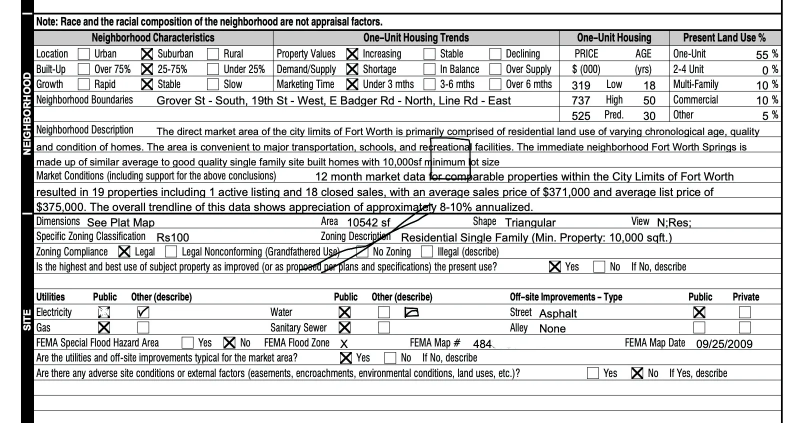
#> input picture 0-input.webp, 1586 x 846 px (shown at 1/2 size)
$ python main.py --input ../../0-input.webp
#> lines starting #> are read from the running program, lines starting #| are printed output that depends on the picture; after the words box and inside, x2 and y2 are one past the last pixel; in counts of white or black regions, pixels touching at a corner belong together
#> in process_image, image is the input picture: shape (846, 1586, 3); mean B, G, R 215.9, 215.9, 215.6
import argparse
import logging
from pathlib import Path

import cv2
from cv2.typing import MatLike

print(
    "Starting checkbox detection process. First run might take longer while loading libraries..."
)

logger = logging.getLogger("checkbox-detection")
logger.setLevel(logging.INFO)

# TODO: used console for development, but should be replaced with a file handler or a logging service
# for production use
log_handler = logging.StreamHandler()
log_handler.setLevel(logging.INFO)

formatter = logging.Formatter("%(asctime)s - %(name)s - %(levelname)s - %(message)s")
log_handler.setFormatter(formatter)
logger.addHandler(log_handler)

# Only used as sanity check, left here for reference.
HUMAN_EYE_RESULTS = {
    "checkbox_count": 42,
    "checked": 16,
    "unchecked": 26,
}

RED = (0, 0, 255)
GREEN = (0, 255, 0)


def convert_to_grayscale(image: MatLike, debug_mode: bool = False) -> MatLike:
    """Convert to grayscale with enhanced line detection"""
#> called with debug_mode = False
    logger.debug("Starting grayscale conversion")

    # Convert to grayscale
    gray = cv2.cvtColor(image, cv2.COLOR_BGR2GRAY)
    logger.debug("Image converted to grayscale")

    # Apply unsharp masking for sharpening
    gaussian = cv2.GaussianBlur(gray, (5, 5), 1.5)
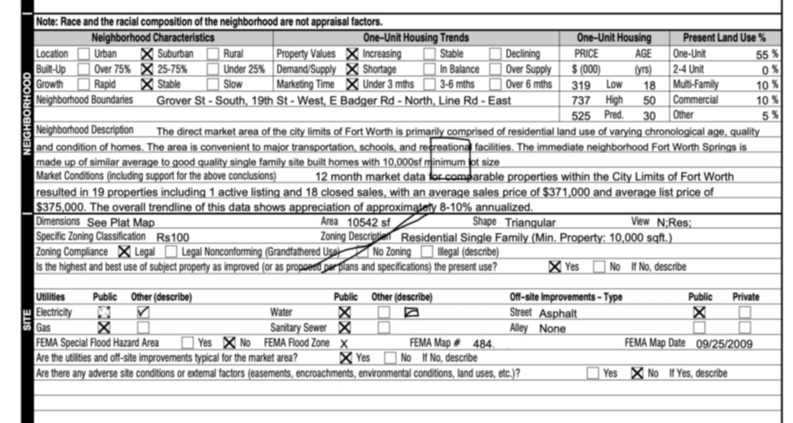
#> gaussian: shape (846, 1586) (shown at 1/2 size); min 0, max 255, mean 215.8
    sharpened = cv2.addWeighted(gray, 2.2, gaussian, -1.2, 0)
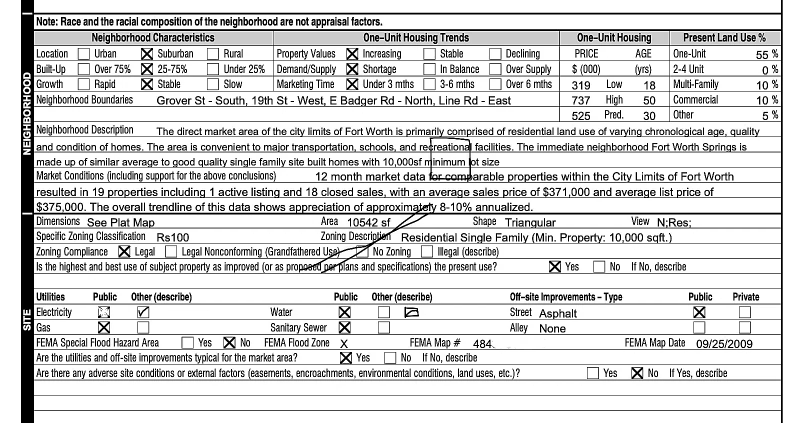
#> sharpened: shape (846, 1586) (shown at 1/2 size); min 0, max 255, mean 213.8
    logger.debug("Applied unsharp masking")

    # Optimized adaptive threshold parameters
    thresh = cv2.adaptiveThreshold(
        sharpened,
        255,
        cv2.ADAPTIVE_THRESH_GAUSSIAN_C,
        cv2.THRESH_BINARY_INV,
        13,  # Optimal block size
        3,  # Optimal C value
    )
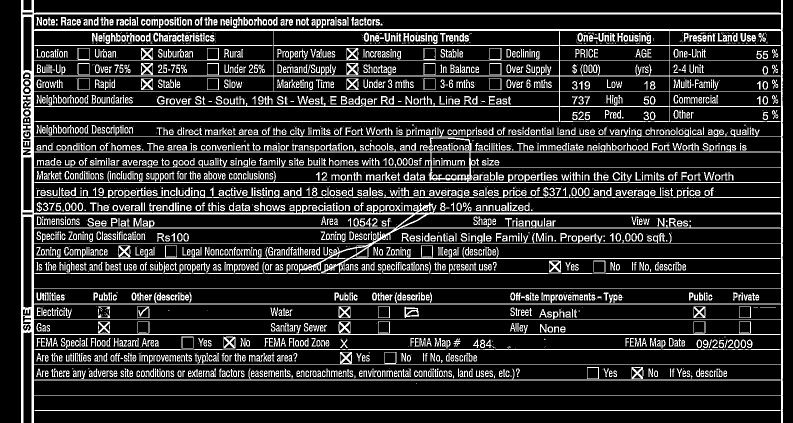
#> thresh: shape (846, 1586) (shown at 1/2 size); 16.5% white in thin lines or dots
    logger.debug("Applied adaptive threshold")

    if debug_mode:
        cv2.imwrite("1a-sharpened.png", sharpened)
        cv2.imwrite("1b-adaptive-thresh.png", thresh)
        logger.debug("Saved debug images for grayscale conversion")

    return thresh


def calculate_overlap(box1, box2):
    """Calculate IoU (Intersection over Union) of two boxes"""
    x1, y1, w1, h1 = box1
    x2, y2, w2, h2 = box2

    # Calculate intersection
    x_left = max(x1, x2)
    y_top = max(y1, y2)
    x_right = min(x1 + w1, x2 + w2)
    y_bottom = min(y1 + h1, y2 + h2)

    if x_right < x_left or y_bottom < y_top:
        return 0.0

    intersection = (x_right - x_left) * (y_bottom - y_top)
    box1_area = w1 * h1
    box2_area = w2 * h2

    return intersection / float(box1_area + box2_area - intersection)


def detect_checkbox_contours(thresh: MatLike, debug_mode: bool = False) -> list:
    """Detect potential checkbox contours from thresholded image"""
#> called with debug_mode = False
    logger.info("Starting checkbox contour detection")

    if debug_mode:
        cv2.imwrite("2a-thresh-input.png", thresh)

    # Find contours using TREE mode
    contours, _ = cv2.findContours(
        thresh.copy(), cv2.RETR_TREE, cv2.CHAIN_APPROX_SIMPLE
    )
#> contours = 3575 contours, 1338 with area under 20; largest, box (x1, y1, x2, y2) and area: (42, 0, 1566, 846) 1210170, (67, 273, 1563, 335) 65570, (67, 28, 1563, 60) 44853, (67, 577, 1563, 609) 44851, (67, 790, 1563, 821) 44848
    logger.debug(f"Found {len(contours)} initial contours")

    # Store candidates with their properties
    candidates = []
    for contour in contours:
        peri = cv2.arcLength(contour, True)
        approx = cv2.approxPolyDP(contour, 0.04 * peri, True)

        if len(approx) == 4:
            x, y, w, h = cv2.boundingRect(approx)
            aspect_ratio = w / float(h)
            area = cv2.contourArea(contour)

            if 0.8 <= aspect_ratio <= 1.2 and 100 <= area <= 2500:
                candidates.append(
                    {
                        "contour": contour,
                        "box": (x, y, w, h),
                        "aspect_ratio": abs(1 - aspect_ratio),
                        "area": area,
                    }
                )
                logger.debug(f"Found candidate: AR={aspect_ratio:.2f}, Area={area}")
#> this loop made 3575 passes
#> (peri, approx, x, y, w, h, aspect_ratio, area) on passes 1, 60: (5278.4, [[42, 0], [42, 845], [1565, 845], [1565, 0]], 42, 0, 1524, 846, 1.8, 1210170), (50.14, [[736, 741], [740, 753], [743, 741], [739, 750]], 736, 741, 8, 13, 0.615, 25)
#> (peri, x, y, w, h, aspect_ratio, area) on passes 125, 154, 155, 182, 192, 196: (48.97, 195, 741, 8, 13, 0.615, 23), (57.21, 1353, 737, 11, 17, 0.647, 32.5), (41.9, 1343, 737, 6, 17, 0.353, 21.5), (54.38, 72, 737, 11, 17, 0.647, 58.5), (90.83, 1263, 734, 23, 24, 0.958, 518), (43.21, 1266, 734, 17, 10, 1.7, 78.5)
#> after the loop, candidates = 64 items

    logger.info(f"Found {len(candidates)} potential candidates")

    # Remove overlapping boxes
    final_candidates = []
    while candidates:
        best = candidates.pop(0)

        # Remove any remaining candidates that overlap significantly with best
        candidates = [
            c for c in candidates if calculate_overlap(best["box"], c["box"]) < 0.3
        ]

        final_candidates.append(best)
#> this loop made 40 passes

    # Debug visualization
    if debug_mode:
        debug_filtered = cv2.cvtColor(thresh.copy(), cv2.COLOR_GRAY2BGR)
        for idx, candidate in enumerate(final_candidates):
            contour = candidate["contour"]
            x, y, w, h = candidate["box"]
            cv2.drawContours(debug_filtered, [contour], -1, (0, 255, 0), 2)
            cv2.putText(
                debug_filtered,
                f"#{idx}",
                (x, y - 5),
                cv2.FONT_HERSHEY_SIMPLEX,
                0.5,
                (0, 255, 0),
                1,
            )
        cv2.imwrite("2b-contours-filtered.png", debug_filtered)
        logger.info(f"Found {len(final_candidates)} unique checkboxes")

    return [c["contour"] for c in final_candidates]


def categorize_checkboxes(
    image: MatLike, contours: list, debug_mode: bool = False
) -> dict:
    """Categorize checkboxes as checked or unchecked based on internal pixel density"""
#> called with debug_mode = False
    logger.info("Starting checkbox categorization")

    # Convert to grayscale for analysis
    gray = cv2.cvtColor(image, cv2.COLOR_BGR2GRAY)
    results = {"checked": [], "unchecked": []}

    if debug_mode:
        debug_img = image.copy()

    for idx, contour in enumerate(contours):
        # Get bounding box
        x, y, w, h = cv2.boundingRect(contour)

        # Extract ROI (Region of Interest)
        roi = gray[y : y + h, x : x + w]

        # Calculate fill density
        total_pixels = roi.shape[0] * roi.shape[1]
        dark_pixels = total_pixels - cv2.countNonZero(roi)
        fill_ratio = dark_pixels / total_pixels

        # Classify based on fill ratio
        if fill_ratio > 0.025:
            results["checked"].append(contour)
            color = RED
            logger.debug(
                f"Checkbox #{idx} classified as checked (fill ratio: {fill_ratio:.3f})"
            )
        else:
            results["unchecked"].append(contour)
            color = GREEN
            logger.debug(
                f"Checkbox #{idx} classified as unchecked (fill ratio: {fill_ratio:.3f})"
            )

        if debug_mode:
            cv2.drawContours(debug_img, [contour], -1, color, 2)
            cv2.putText(
                debug_img,
                f"#{idx} ({fill_ratio:.2f})",
                (x, y - 5),
                cv2.FONT_HERSHEY_SIMPLEX,
                0.5,
                color,
                1,
            )
#> this loop made 40 passes
#> contour on passes 2, 6, 7, 9, 12, 13, 15, 20, 21, 26, 27, 29: [[1174, 734], [1174, 757], [1197, 757], [1197, 734]], [[363, 673], [363, 696], [386, 696], [386, 673]], [[1478, 643], [1478, 666], [1501, 666], [1501, 643]], [[756, 643], [756, 666], [779, 666], [779, 643]], [[196, 643], [196, 666], [219, 666], [219, 643]], [[1478, 613], [1478, 635], [1501, 635], [1501, 613]], [[756, 613], [756, 635], [779, 635], [779, 613]], [[842, 491], [842, 514], [865, 514], [865, 491]], [[330, 491], [330, 514], [353, 514], [353, 491]], [[414, 157], [414, 179], [437, 179], [437, 157]], [[282, 157], [282, 179], [305, 179], [305, 157]], [[979, 126], [979, 149], [1002, 149], [1002, 126]]
#> pass 1, in categorize_checkboxes, `roi = gray[y : y + h, x : x + w]`:
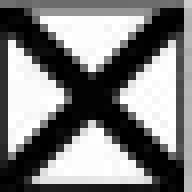
#> roi: shape (24, 24) (shown 8 times larger); min 0, max 255, mean 126.8
#> after the loop:
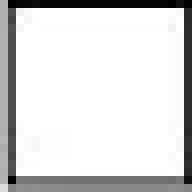
#> roi: shape (24, 24) (shown 8 times larger); min 0, max 255, mean 216.6

    if debug_mode:
        cv2.imwrite("3-categorized-checkboxes.png", debug_img)
        logger.info(
            f"Found {len(results['checked'])} checked and {len(results['unchecked'])} unchecked boxes"
        )

    return results


def get_default_output_path(input_path: str) -> str:
    """Generate default output path by adding '-processed' suffix"""
    input_path = Path(input_path)
    return str(input_path.parent / f"{input_path.stem}-processed{input_path.suffix}")


def process_image(image_path: str, output_path: str, debug_mode: bool = False):
    """Process form image and highlight checkboxes"""
    logger.info(f"Processing image: {image_path}")

    image = cv2.imread(image_path)
    if image is None:
        logger.error(f"Failed to load image: {image_path}")
        return

    result_image = image.copy()

    # Step 1: Convert to grayscale and threshold
    thresh = convert_to_grayscale(image, debug_mode)

    # Step 2: Detect checkbox contours
    contours = detect_checkbox_contours(thresh, debug_mode)

    # Step 3: Categorize checkboxes
    categories = categorize_checkboxes(image, contours, debug_mode)

    # Step 4: Draw final results
    for contour in categories["checked"]:
        cv2.drawContours(result_image, [contour], -1, RED, 2)
#> this loop made 16 passes
#> contour on passes 5, 12, 14: [[196, 643], [196, 666], [219, 666], [219, 643]], [[282, 157], [282, 179], [305, 179], [305, 157]], [[282, 126], [282, 149], [305, 149], [305, 126]]
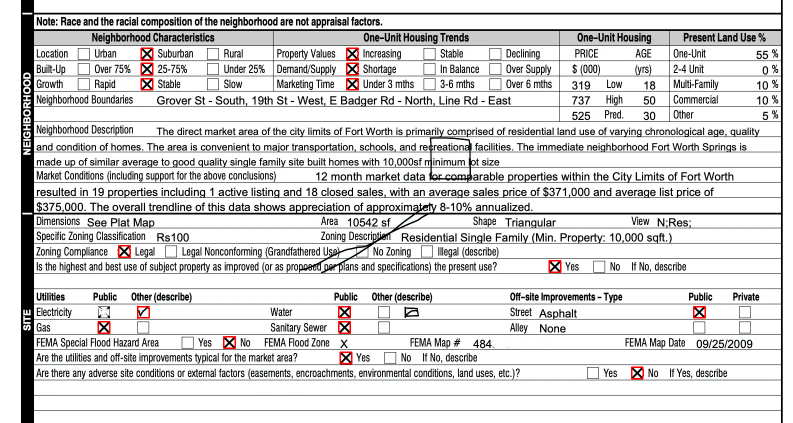
#> result_image: shape (846, 1586, 3) (shown at 1/2 size); 0.33% of pixels changed, all inside (x1, y1, x2, y2) = (195, 95, 1412, 759)

    for contour in categories["unchecked"]:
        cv2.drawContours(result_image, [contour], -1, GREEN, 2)
#> this loop made 24 passes
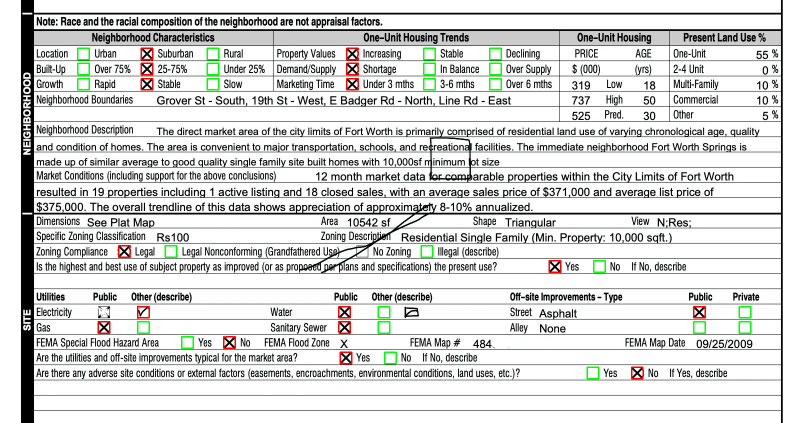
#> result_image: shape (846, 1586, 3) (shown at 1/2 size); 0.48% of pixels changed, all inside (x1, y1, x2, y2) = (154, 95, 1503, 759)

    # Write final image
    cv2.imwrite(output_path, result_image)
    logger.info(f"Processed image saved to: {output_path}")


if __name__ == "__main__":
    parser = argparse.ArgumentParser(description="Detect checkboxes in an image")
    parser.add_argument("-i", "--input", required=True, help="Path to input image file")
    parser.add_argument(
        "-o",
        "--output",
        required=False,
        help='Path to output image file. If not provided, uses input filename with "-processed" suffix',
    )
    parser.add_argument("-d", "--debug", action="store_true", help="Enable debug mode")
    args = parser.parse_args()

    if args.debug:
        logger.setLevel(logging.DEBUG)
        log_handler.setLevel(logging.DEBUG)

    try:
        output_path = (
            args.output if args.output else get_default_output_path(args.input)
        )
        process_image(args.input, output_path, args.debug)
    except Exception as e:
        logger.error(f"Error processing image: {str(e)}")
